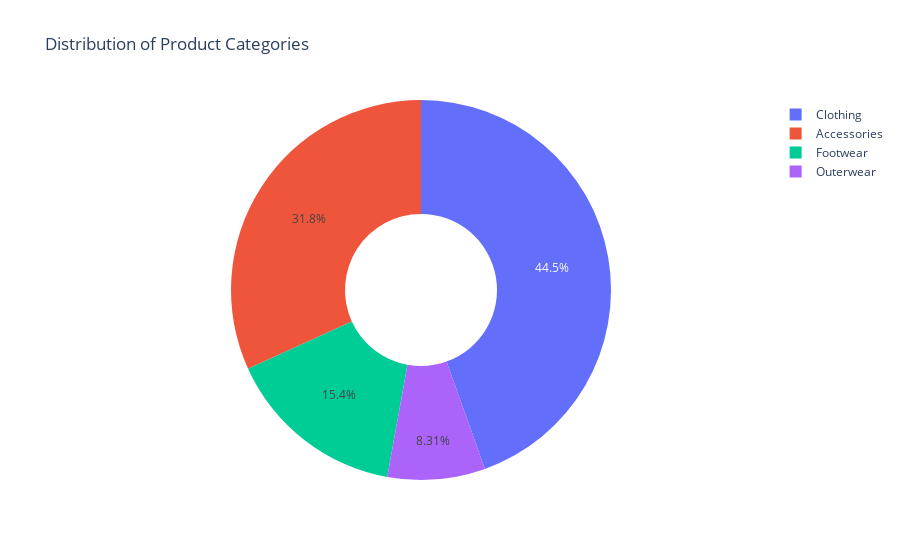

The notebook cell this image was saved under:
### Code cell
fig = px.pie(
    df,
    names="Category",
    title="Distribution of Product Categories",
    hole=0.4
)
fig.show()

### Figure 1 — Plotly figure (JSON) as saved in the notebook; plotly's stock layout.template omitted (floating-point values rounded to 4 significant figures; data arrays with more than 128 entries replaced by an {"elided": "..."} marker saying what was removed)
{"data": [{"domain": {"x": [0, 1], "y": [0, 1]}, "hole": 0.4, "hovertemplate": "Category=%{label}<extra></extra>", "labels": {"elided": "3900 str values"}, "legendgroup": "", "name": "", "showlegend": true, "type": "pie"}], "layout": {"legend": {"tracegroupgap": 0}, "title": {"text": "Distribution of Product Categories"}}}
